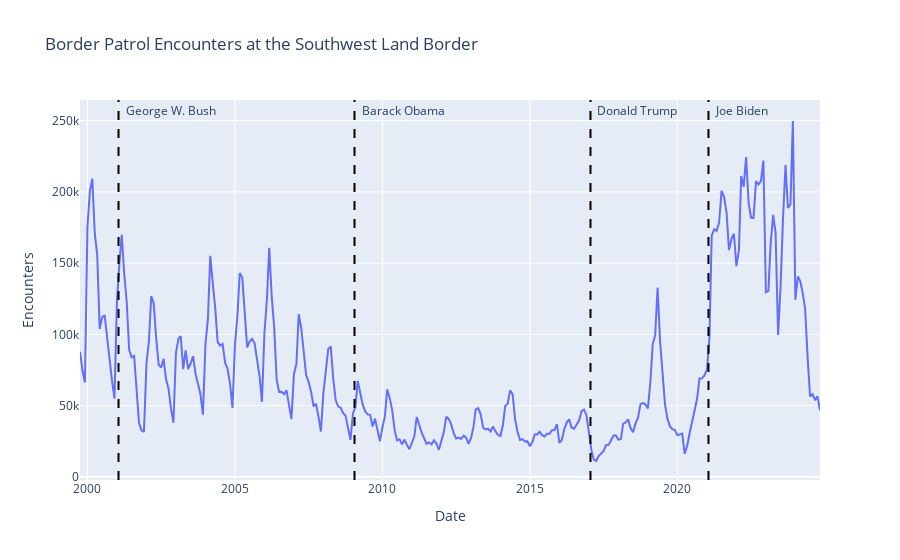

Source (notebook cell):
### Markdown cell above
We can now iterate over each administration, adding a vertical line to indicate when the administration started, and also who the new president was:

### Code cell
max_y = df["Southwest Land Border"].max()

for one_administration in administrations:
    fig.add_vline(x=one_administration["Start"], line_color="black", line_dash="dash")
    fig.add_annotation(
        x=one_administration["Start"],
        y=max_y,
        text=one_administration["President"],
        xanchor="left",
        xshift=5,
        showarrow=False,
        yanchor="bottom",
    )
fig.show()
display(Image("2-2.png"))

### Figure 1 — Plotly figure (JSON) as saved in the notebook; plotly's stock layout.template omitted (floating-point values rounded to 4 significant figures; data arrays with more than 128 entries replaced by an {"elided": "..."} marker saying what was removed)
{"data": [{"hovertemplate": "Date=%{x}<br>Encounters=%{y}<extra></extra>", "legendgroup": "", "line": {"color": "#636efa", "dash": "solid"}, "marker": {"symbol": "circle"}, "mode": "lines", "name": "", "orientation": "v", "showlegend": false, "type": "scatter", "x": {"elided": "302 str values"}, "xaxis": "x", "y": {"elided": "302 int values"}, "yaxis": "y"}], "layout": {"annotations": [{"showarrow": false, "text": "George W. Bush", "x": "2001-01-20T00:00:00", "xanchor": "left", "xshift": 5, "y": 249740, "yanchor": "bottom"}, {"showarrow": false, "text": "Barack Obama", "x": "2009-01-20T00:00:00", "xanchor": "left", "xshift": 5, "y": 249740, "yanchor": "bottom"}, {"showarrow": false, "text": "Donald Trump", "x": "2017-01-20T00:00:00", "xanchor": "left", "xshift": 5, "y": 249740, "yanchor": "bottom"}, {"showarrow": false, "text": "Joe Biden", "x": "2021-01-20T00:00:00", "xanchor": "left", "xshift": 5, "y": 249740, "yanchor": "bottom"}], "legend": {"tracegroupgap": 0}, "shapes": [{"line": {"color": "black", "dash": "dash"}, "type": "line", "x0": "2001-01-20T00:00:00", "x1": "2001-01-20T00:00:00", "xref": "x", "y0": 0, "y1": 1, "yref": "y domain"}, {"line": {"color": "black", "dash": "dash"}, "type": "line", "x0": "2009-01-20T00:00:00", "x1": "2009-01-20T00:00:00", "xref": "x", "y0": 0, "y1": 1, "yref": "y domain"}, {"line": {"color": "black", "dash": "dash"}, "type": "line", "x0": "2017-01-20T00:00:00", "x1": "2017-01-20T00:00:00", "xref": "x", "y0": 0, "y1": 1, "yref": "y domain"}, {"line": {"color": "black", "dash": "dash"}, "type": "line", "x0": "2021-01-20T00:00:00", "x1": "2021-01-20T00:00:00", "xref": "x", "y0": 0, "y1": 1, "yref": "y domain"}], "title": {"text": "Border Patrol Encounters at the Southwest Land Border"}, "xaxis": {"anchor": "y", "domain": [0, 1], "title": {"text": "Date"}}, "yaxis": {"anchor": "x", "domain": [0, 1], "title": {"text": "Encounters"}}}}
